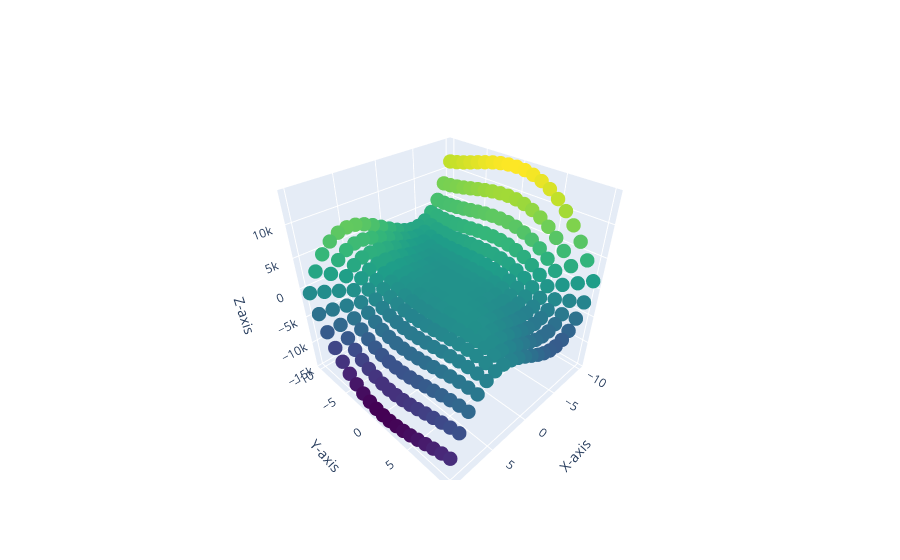

Notebook code cell kept with this figure:
### Markdown cell above
This is a quick example showing how the Neural Network can perform non-linear regression on multivariable functions. In this case, it regresses a polynomial map from R^2 -> R^2.

### Code cell
import plotly.graph_objects as go
import random as rd
import numpy as np
import FeedForward.NeuralNetwork as nn

c = [-10, -5, -2, 5, 3, 5, 2, 1, -4, -1, 8, 1]

def alpha(x):
    f = c[0]*x[0]**3
    f+= c[1]*x[1]**3
    
    f+= c[2]*x[0]**2
    f+= c[3]*x[1]**2
    
    f+= c[4]*x[0]**1
    f+= c[5]*x[1]**1
    
    f+= c[6]*x[0]**0
    f+= c[7]*x[1]**0
    
    f+=c[8]*(x[1]**0)*(x[0]**3)
    f+=c[9]*(x[1]**1)*(x[0]**2)
    f+=c[10]*(x[1]**2)*(x[0]**1)
    f+=c[11]*(x[1]**3)*(x[0]**0)
    
    
    return f

d= [rd.randrange(-10,10,1) for i in range(12)]

def beta(x):
    f = d[0]*x[0]**3
    f+= d[1]*x[1]**3
    
    f+= d[2]*x[0]**2
    f+= d[3]*x[1]**2
    
    f+= d[4]*x[0]**1
    f+= d[5]*x[1]**1
    
    f+= d[6]*x[0]**0
    f+= d[7]*x[1]**0
    
    f+=d[8]*(x[1]**0)*(x[0]**3)
    f+=d[9]*(x[1]**1)*(x[0]**2)
    f+=d[10]*(x[1]**2)*(x[0]**1)
    f+=d[11]*(x[1]**3)*(x[0]**0)
    
    
    return f

def f(x):
    return np.array([alpha(x),beta(x)])

num_points = 20

X = np.linspace(-10,10,num_points)
XY = []
for x in X:
    for y in X:
        XY.append([x,y])
XY = np.array(XY).astype('double')
Z = np.array([f(xx) for xx in XY]).reshape(num_points**2,2)

#plotting Target Data
def _3dplot(XY,Z):
    X = XY[:,0]
    Y = XY[:,1]
    scatter3d = go.Scatter3d(x = X,
                             y = Y,
                             z = Z.flatten(),
                             mode = 'markers',
                             marker=dict(size=5, color=Z.flatten(), colorscale='Viridis'))

    scene = dict(xaxis_title='X-axis',yaxis_title='Y-axis',zaxis_title='Z-axis')
    layout = go.Layout(scene= scene)

    fig = go.Figure(data = [scatter3d],layout = layout)
    fig.show()

#alpha curve
_3dplot(XY,Z[:,0])

### Figure 1 — Plotly figure (JSON) as saved in the notebook; plotly's stock layout.template omitted (floating-point values rounded to 4 significant figures; data arrays with more than 128 entries replaced by an {"elided": "..."} marker saying what was removed)
{"data": [{"marker": {"color": {"elided": "400 float values"}, "colorscale": [[0, "#440154"], [0.1111, "#482878"], [0.2222, "#3e4989"], [0.3333, "#31688e"], [0.4444, "#26828e"], [0.5556, "#1f9e89"], [0.6667, "#35b779"], [0.7778, "#6ece58"], [0.8889, "#b5de2b"], [1, "#fde725"]], "size": 5}, "mode": "markers", "type": "scatter3d", "x": {"elided": "400 float values"}, "y": {"elided": "400 float values"}, "z": {"elided": "400 float values"}}], "layout": {"scene": {"xaxis": {"title": {"text": "X-axis"}}, "yaxis": {"title": {"text": "Y-axis"}}, "zaxis": {"title": {"text": "Z-axis"}}}}}
